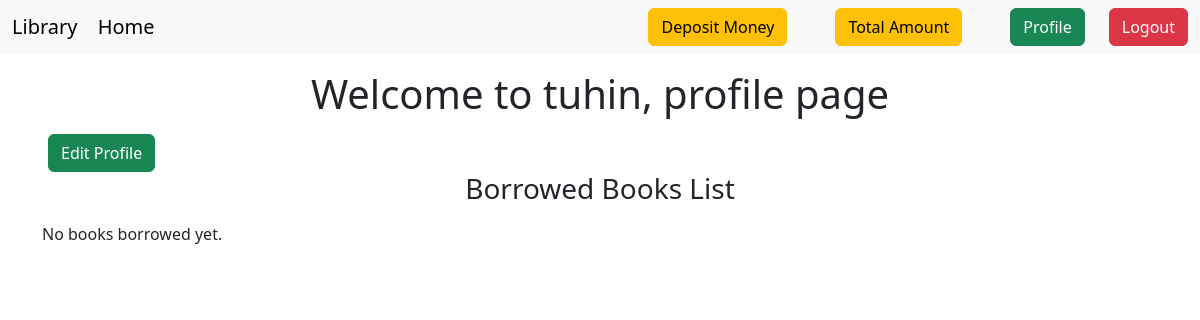
Before: /users/profile/ (signed in) with the older database file.
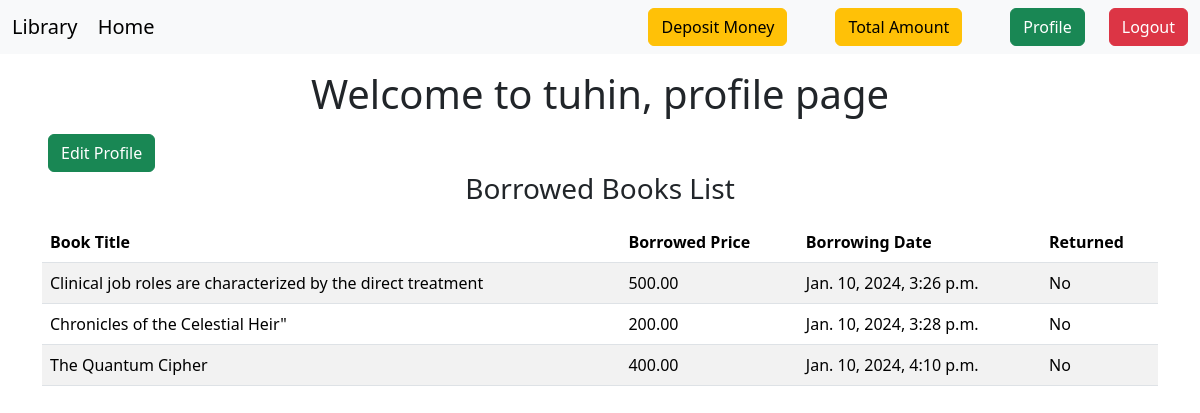
After: the same page with the newer database file.
### books/models.py (models this page shows, shortened)
class BorrowedBook(models.Model):
    user = models.ForeignKey(User, on_delete=models.CASCADE)
    book = models.ForeignKey(Book, on_delete=models.CASCADE)
    borrowing_date = models.DateTimeField(auto_now_add=True)
    returned = models.BooleanField(default=False)

class Book(models.Model):
    title = models.CharField(max_length=100)
    description = models.TextField()
    image = models.ImageField(upload_to='books/media/uploads/',blank=True, null=True)
    borrowing_price = models.DecimalField(max_digits=10, decimal_places=2)
    reviews = models.ManyToManyField(User, through='BookReview')
    category = models.ForeignKey(Category, on_delete=models.CASCADE)

### users/views.py (the view)
# urls.py: path('profile/', views.profile, name="profile"),
@login_required
def profile(request):
        borrowed_books = BorrowedBook.objects.filter(user=request.user)
        return render(request, 'profile.html', {"data":request.user, "borrowed_books":borrowed_books})

### users/templates/profile.html
{% extends "base.html" %} {% block content %}
<h1 class="text-center my-3">Welcome to {{ user.username }}, profile page</h1>
<a href="{% url 'edit_profile' %}" class="btn btn-success ms-5">
  Edit Profile</a
>
<div class="container">
  <h3 class="text-center mb-3">Borrowed Books List</h3>
  {% if borrowed_books %}
  <table class="table table-striped">
    <thead>
      <tr>
        <th scope="col">Book Title</th>
        <th scope="col">Borrowed Price</th>
        <th scope="col">Borrowing Date</th>
        <th scope="col">Returned</th>
      </tr>
    </thead>
    <tbody>
      {% for borrowed_book in borrowed_books %}
      <tr>
        <td>{{ borrowed_book.book.title }}</td>
        <td>{{ borrowed_book.book.borrowing_price }}</td>
        <td>{{ borrowed_book.borrowing_date }}</td>
        <td>{% if borrowed_book.returned %}Yes{% else %}No{% endif %}</td>
      </tr>
      {% endfor %}
    </tbody>
  </table>
  {% else %}
  <p>No books borrowed yet.</p>
  {% endif %}
</div>
{% endblock %}

### templates/base.html (shortened to what this page needs)
<!DOCTYPE html>
<html lang="en">
  <head>
    <link
      href="https://cdn.jsdelivr.net/npm/bootstrap@5.3.2/dist/css/bootstrap.min.css"
      rel="stylesheet"
    />
  </head>
  <body>
    <nav class="navbar bg-body-tertiary">
      <div class="container-fluid">
        <div>
          <a class="navbar-brand" href="{% url 'home' %}">Library</a>
          <a class="navbar-brand" href="{% url 'home' %}">Home</a>
        </div>
        <div class="d-flex" role="search">
          {% if request.user.is_authenticated %}
          <a class="btn btn-warning mx-4" href="{% url 'deposit_money' %}"
            >Deposit Money</a
          >
          <a class="btn btn-warning mx-4" href="{% url 'deposit_amount' %}"
            >Total Amount</a
          >
          <a class="btn btn-success mx-4" href="{% url 'profile' %}">Profile</a>
          <a class="btn btn-danger" href="{% url 'logout' %}">Logout</a>
          {% else %}
          <a class="btn btn-success" href="{% url 'register' %}">Register</a>
          <a class="btn btn-warning" href="{% url 'login' %}">Login</a>
          {% endif %}
        </div>
      </div>
    </nav>
     {% block content %} {% endblock %}
  </body>
</html>

Changed rows visible on the page:
added BorrowedBook: book "Clinical job roles are characterized by the direct treatment", book.borrowing_price "500.00", borrowing_date "Jan. 10, 2024, 3:26 p.m.", returned "No"
added BorrowedBook: book "Chronicles of the Celestial Heir\"", book.borrowing_price "200.00", borrowing_date "Jan. 10, 2024, 3:28 p.m.", returned "No"
added BorrowedBook: book "The Quantum Cipher", book.borrowing_price "400.00", borrowing_date "Jan. 10, 2024, 4:10 p.m.", returned "No"
Other visible differences:
text no longer shown: "No books borrowed yet."
text now shown: "Book Title Borrowed Price Borrowing Date Returned"
